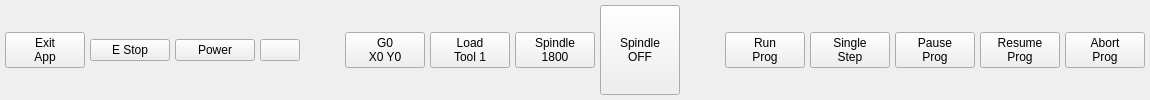
        <widget class="QWidget" name="horizontalWidget" native="true">
         <layout class="QHBoxLayout" name="horizontalLayout_2">
          <property name="spacing">
           <number>5</number>
          </property>
          <property name="leftMargin">
           <number>5</number>
          </property>
          <property name="topMargin">
           <number>5</number>
          </property>
          <property name="rightMargin">
           <number>5</number>
          </property>
          <property name="bottomMargin">
           <number>5</number>
          </property>
          <item>
           <widget class="QPushButton" name="exitAppBtn">
            <property name="text">
             <string>Exit
App</string>
            </property>
           </widget>
          </item>
          <item>
           <widget class="ActionButton" name="actionbutton">
            <property name="text">
             <string>E Stop</string>
            </property>
            <property name="rules" stdset="0">
             <string>[{&quot;channels&quot;: [{&quot;url&quot;: &quot;status:estop&quot;, &quot;trigger&quot;: true}], &quot;property&quot;: &quot;Style Sheet&quot;, &quot;expression&quot;: &quot;'border-color: #00EE00' if ch[0] == 0 else 'border-color: #FF0000'&quot;, &quot;name&quot;: &quot;Border Color&quot;}]</string>
            </property>
            <property name="actionName" stdset="0">
             <string>machine.estop.toggle</string>
            </property>
           </widget>
          </item>
          <item>
           <widget class="ActionButton" name="actionbutton_2">
            <property name="text">
             <string>Power</string>
            </property>
            <property name="checkable">
             <bool>true</bool>
            </property>
            <property name="actionName" stdset="0">
             <string>machine.power.toggle</string>
            </property>
           </widget>
          </item>
          <item>
           <widget class="ActionButton" name="actionbutton_3">
            <property name="rules" stdset="0">
             <string>[{&quot;channels&quot;: [{&quot;url&quot;: &quot;status:all_axes_homed&quot;, &quot;trigger&quot;: true}], &quot;property&quot;: &quot;Text&quot;, &quot;expression&quot;: &quot;'Homed' if ch[0] else 'Home\\nAll'&quot;, &quot;name&quot;: &quot;New Rule&quot;}, {&quot;channels&quot;: [{&quot;url&quot;: &quot;status:all_axes_homed&quot;, &quot;trigger&quot;: true}], &quot;property&quot;: &quot;Style Sheet&quot;, &quot;expression&quot;: &quot;'border-color: #00FF00' if ch[0] else ''&quot;, &quot;name&quot;: &quot;New Rule&quot;}]</string>
            </property>
            <property name="actionName" stdset="0">
             <string>machine.home.all</string>
            </property>
           </widget>
          </item>
          <item>
           <spacer name="horizontalSpacer_6">
            <property name="orientation">
             <enum>Qt::Horizontal</enum>
            </property>
            <property name="sizeHint" stdset="0">
             <size>
              <width>40</width>
              <height>20</height>
             </size>
            </property>
           </spacer>
          </item>
          <item>
           <widget class="MDIButton" name="mdibutton_2">
            <property name="text">
             <string>G0
X0 Y0</string>
            </property>
            <property name="MDICommand" stdset="0">
             <string>G0X0Y0</string>
            </property>
           </widget>
          </item>
          <item>
           <widget class="MDIButton" name="mdibutton">
            <property name="text">
             <string>Load
Tool 1</string>
            </property>
            <property name="MDICommand" stdset="0">
             <string>T1M6G43</string>
            </property>
           </widget>
          </item>
          <item>
           <widget class="ActionButton" name="actionbutton_28">
            <property name="text">
             <string>Spindle
1800</string>
            </property>
            <property name="actionName" stdset="0">
             <string>spindle.forward:1800</string>
            </property>
           </widget>
          </item>
          <item>
           <widget class="ActionButton" name="actionbutton_21">
            <property name="sizePolicy">
             <sizepolicy hsizetype="Minimum" vsizetype="Preferred">
              <horstretch>0</horstretch>
              <verstretch>0</verstretch>
             </sizepolicy>
            </property>
            <property name="text">
             <string>Spindle
OFF</string>
            </property>
            <property name="actionName" stdset="0">
             <string>spindle.off</string>
            </property>
           </widget>
          </item>
          <item>
           <spacer name="horizontalSpacer">
            <property name="orientation">
             <enum>Qt::Horizontal</enum>
            </property>
            <property name="sizeHint" stdset="0">
             <size>
              <width>40</width>
              <height>20</height>
             </size>
            </property>
           </spacer>
          </item>
          <item>
           <widget class="ActionButton" name="actionbutton_5">
            <property name="text">
             <string>Run
Prog</string>
            </property>
            <property name="actionName" stdset="0">
             <string>program.run</string>
            </property>
           </widget>
          </item>
          <item>
           <widget class="ActionButton" name="actionbutton_7">
            <property name="text">
             <string>Single
Step</string>
            </property>
            <property name="actionName" stdset="0">
             <string>program.step</string>
            </property>
           </widget>
          </item>
          <item>
           <widget class="ActionButton" name="actionbutton_8">
            <property name="text">
             <string>Pause
Prog</string>
            </property>
            <property name="actionName" stdset="0">
             <string>program.pause</string>
            </property>
           </widget>
          </item>
          <item>
           <widget class="ActionButton" name="actionbutton_6">
            <property name="text">
             <string>Resume
Prog</string>
            </property>
            <property name="actionName" stdset="0">
             <string>program.resume</string>
            </property>
           </widget>
          </item>
          <item>
           <widget class="ActionButton" name="actionbutton_4">
            <property name="text">
             <string>Abort
Prog</string>
            </property>
            <property name="actionName" stdset="0">
             <string>program.abort</string>
            </property>
           </widget>
          </item>
         </layout>
        </widget>
